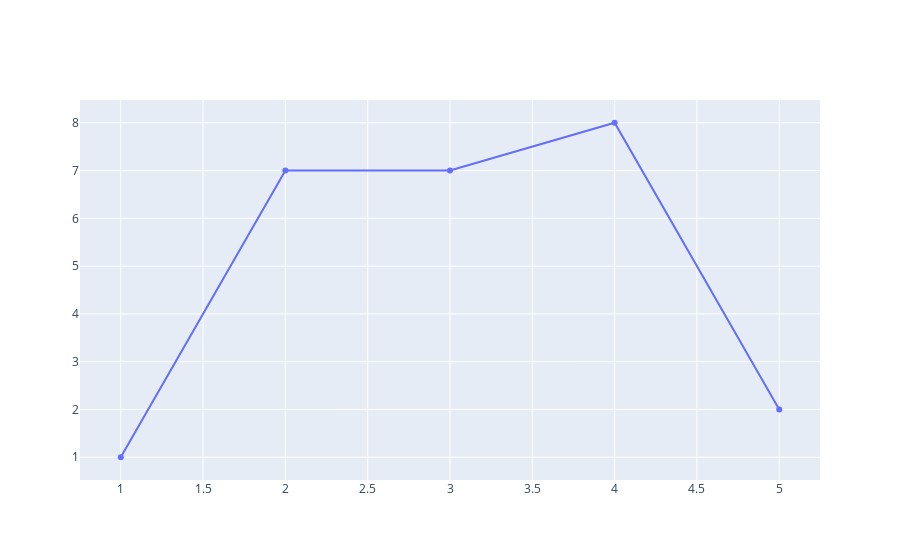

Notebook code cell kept with this figure:
### Code cell
fig=go.Figure()
fig.add_trace(go.Scatter(x=[1,2,3,4,5], y=[1,7,7,8,2], mode='lines+markers'))

### Figure 1 — Plotly figure (JSON) as saved in the notebook; plotly's stock layout.template omitted (floating-point values rounded to 4 significant figures)
{"data": [{"mode": "lines+markers", "type": "scatter", "x": [1, 2, 3, 4, 5], "y": [1, 7, 7, 8, 2]}], "layout": {}}
